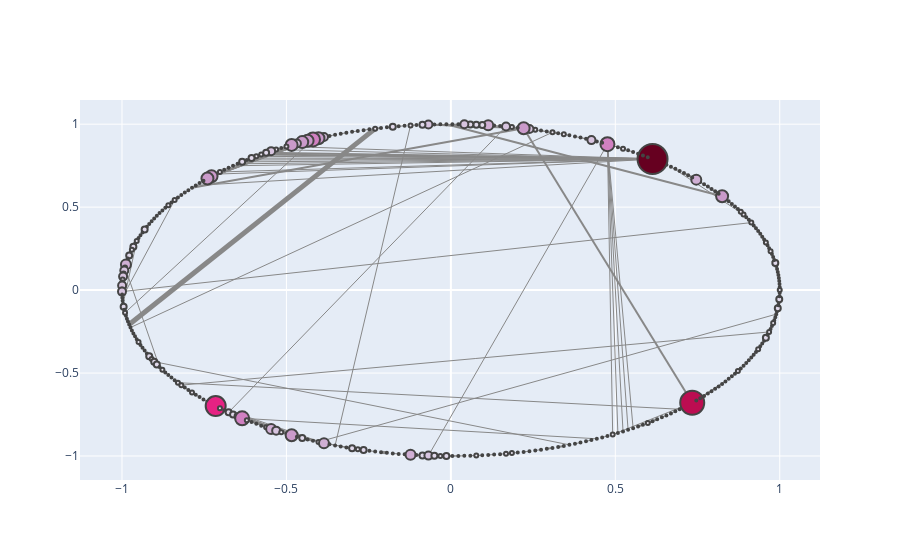

The code cell stored with this chart in its notebook:
### Code cell
addRandomPositions(googleGraph)
purd = cl.scales['9']['seq']['PuRd']
purd300 = cl.interp(purd, 300)
googleGraphCircular = googleGraph.copy()
applyLayout(googleGraphCircular, nx.circular_layout)
configure_plotly_browser_state()
plotNetworkSizeColor(googleGraphCircular)
